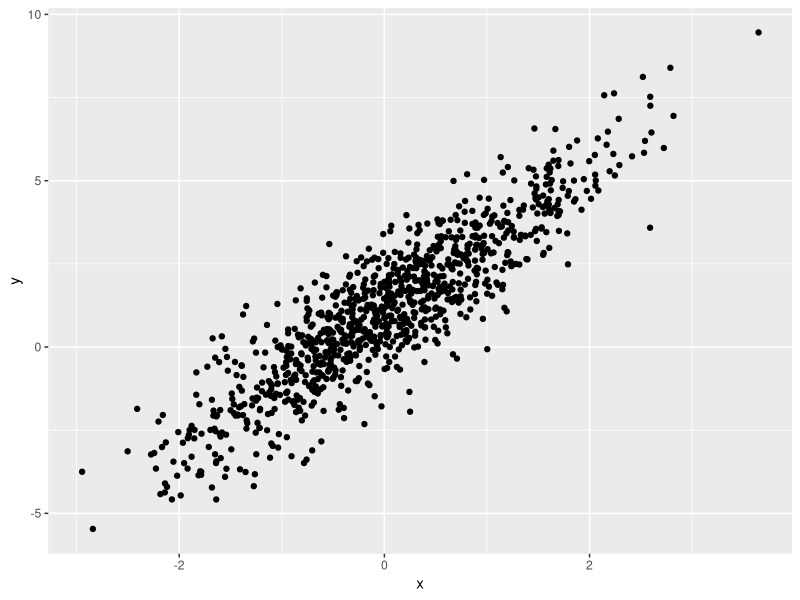
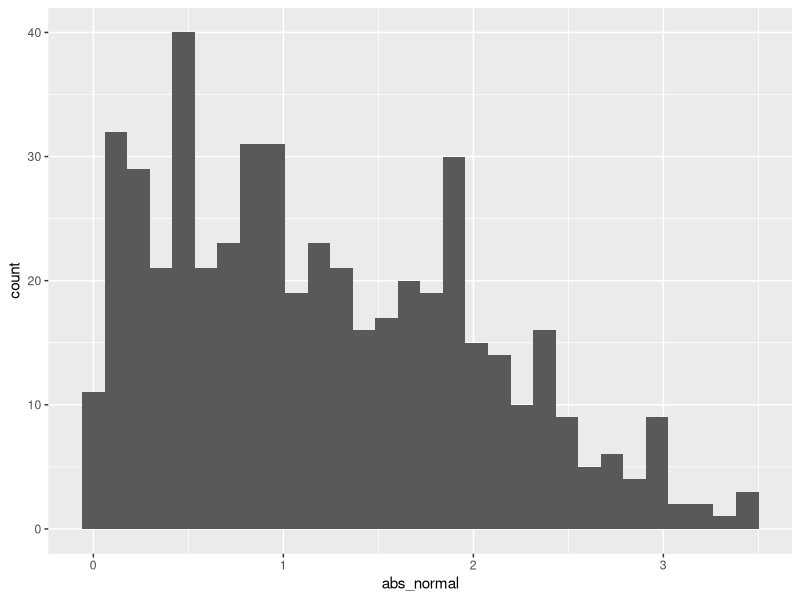

Source code (R) for these figures, in order:
## ---- chunk 1
library(tidyverse)
## ---- chunk 2
samp = rnorm(100)
length(samp)
## ---- chunk 3
plot_df =
  tibble(
    x = rnorm(n=1000),
    y = 1+2*x+rnorm(n=1000)
  )
ggplot(plot_df, aes(x=x, y=y)) +geom_point()
## ---- chunk 4
library(tidyverse)
plot_df =
  tibble(
    x = rnorm(n=500, mean=1),
    logVar = x > 0,
    abs_normal = abs(x)
  )
ggplot(plot_df, aes(x=abs_normal)) + geom_histogram()

median_samp = median(pull(plot_df, x))
